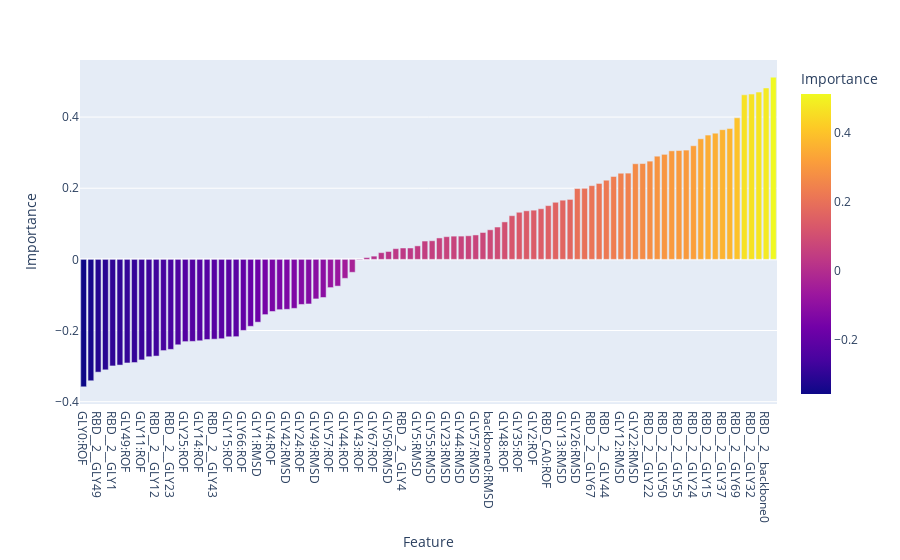

Notebook cell for this chart:
### Code cell
sgd_clf.fit(train_X_prepared,train_labels)
y_test_pred = sgd_clf.predict(test_X_prepared)
print(f' Test precison : {precision_score(test_labels, y_test_pred)}, Test recall {recall_score(test_labels, y_test_pred)}')
px.bar(x=train_X.columns.to_list(),y=sgd_clf.coef_[0],color=sgd_clf.coef_[0],labels={'x':'Feature','y':'Importance','color':'Importance'}).update_xaxes(categoryorder='total ascending')

### Figure 1 — Plotly figure (JSON) as saved in the notebook; plotly's stock layout.template omitted (floating-point values rounded to 4 significant figures)
{"data": [{"alignmentgroup": "True", "hovertemplate": "Feature=%{x}<br>Importance=%{marker.color}<extra></extra>", "legendgroup": "", "marker": {"color": [-0.2401, -0.2971, -0.223, -0.317, -0.2312, -0.1072, -0.2737, 0.2134, 0.1992, -0.253, 0.2693, 0.2952, -0.2996, -0.2173, -0.07521, -0.2306, -0.03634, 0.1053, 0.03193, 0.3072, -0.1405, 0.29, 0.1664, -0.1882, -0.2253, 0.03012, 0.02216, -0.2826, -0.2243, -0.1377, 0.005047, 0.2688, -0.3582, 0.1423, 0.06538, -0.29, 0.5121, 0.06863, 0.2225, 0.3677, -0.1268, -0.2177, 0.3494, 0.1324, 0.05149, 0.3546, 0.398, -0.1466, 0.009113, 0.2072, -0.3412, 0.1365, -0.1112, 0.1383, 0.1511, 0.1605, -0.2912, 0.05234, 0.2761, -0.1553, 0.3194, 0.4702, -0.07937, 0.305, 0.2424, 0.06023, 0.07554, 0.233, -0.001453, -0.2288, 0.3059, -0.1997, -0.2718, 0.4647, 0.08314, 0.09087, 0.06375, -0.1415, -0.05339, -0.1254, 0.06633, 0.03794, 0.3645, 0.03197, -0.2564, 0.2421, 0.1227, 0.06529, 0.3389, 0.1685, -0.1765, 0.1997, 0.4818, 0.4626, 0.01886, -0.3105], "coloraxis": "coloraxis", "pattern": {"shape": ""}}, "name": "", "offsetgroup": "", "orientation": "v", "showlegend": false, "textposition": "auto", "type": "bar", "x": ["GLY37:ROF", "RBD__2__GLY42", "GLY5:ROF", "RBD__2__GLY49", "GLY25:ROF", "GLY0:RMSD", "RBD__2__GLY0", "GLY24:RMSD", "GLY26:RMSD", "RBD__2__GLY23", "RBD__2__GLY56", "RBD__2__GLY50", "RBD__2__GLY1", "GLY55:ROF", "backbone0:ROF", "GLY69:ROF", "GLY11:RMSD", "GLY48:ROF", "RBD__2__GLY4", "RBD__2__GLY35", "GLY42:RMSD", "RBD__2__GLY14", "GLY13:RMSD", "RBD__2__GLY3", "RBD__2__GLY2", "GLY48:RMSD", "GLY50:RMSD", "GLY11:ROF", "RBD__2__GLY43", "RBD__2__GLY13", "GLY12:ROF", "GLY22:RMSD", "GLY0:ROF", "CH_CA0:ROF", "GLY44:RMSD", "RBD__2__GLY48", "GLY22:ROF", "GLY57:RMSD", "RBD__2__GLY44", "RBD__2__GLY26", "GLY24:ROF", "GLY15:ROF", "RBD__2__GLY15", "GLY35:ROF", "GLY23:ROF", "RBD__2__GLY5", "RBD__2__GLY69", "GLY4:ROF", "GLY67:ROF", "RBD__2__GLY67", "GLY32:ROF", "GLY15:RMSD", "GLY49:RMSD", "GLY2:ROF", "RBD_CA0:ROF", "GLY1:ROF", "GLY49:ROF", "GLY55:RMSD", "RBD__2__GLY22", "GLY51:ROF", "RBD__2__GLY24", "RBD__2__CH_CA0", "GLY57:ROF", "GLY69:RMSD", "GLY13:ROF", "GLY51:RMSD", "GLY26:ROF", "RBD__2__GLY57", "GLY43:ROF", "GLY14:ROF", "RBD__2__GLY55", "GLY66:ROF", "RBD__2__GLY12", "RBD__2__GLY32", "backbone0:RMSD", "CH_CA0:RMSD", "GLY23:RMSD", "GLY56:ROF", "GLY44:ROF", "GLY50:ROF", "GLY56:RMSD", "GLY5:RMSD", "RBD__2__GLY37", "GLY4:RMSD", "GLY3:ROF", "GLY12:RMSD", "GLY35:RMSD", "RBD__2__GLY11", "RBD__2__GLY25", "GLY25:RMSD", "GLY1:RMSD", "RBD__2__GLY66", "RBD__2__backbone0", "RBD__2__GLY51", "GLY14:RMSD", "GLY42:ROF"], "xaxis": "x", "y": [-0.2401, -0.2971, -0.223, -0.317, -0.2312, -0.1072, -0.2737, 0.2134, 0.1992, -0.253, 0.2693, 0.2952, -0.2996, -0.2173, -0.07521, -0.2306, -0.03634, 0.1053, 0.03193, 0.3072, -0.1405, 0.29, 0.1664, -0.1882, -0.2253, 0.03012, 0.02216, -0.2826, -0.2243, -0.1377, 0.005047, 0.2688, -0.3582, 0.1423, 0.06538, -0.29, 0.5121, 0.06863, 0.2225, 0.3677, -0.1268, -0.2177, 0.3494, 0.1324, 0.05149, 0.3546, 0.398, -0.1466, 0.009113, 0.2072, -0.3412, 0.1365, -0.1112, 0.1383, 0.1511, 0.1605, -0.2912, 0.05234, 0.2761, -0.1553, 0.3194, 0.4702, -0.07937, 0.305, 0.2424, 0.06023, 0.07554, 0.233, -0.001453, -0.2288, 0.3059, -0.1997, -0.2718, 0.4647, 0.08314, 0.09087, 0.06375, -0.1415, -0.05339, -0.1254, 0.06633, 0.03794, 0.3645, 0.03197, -0.2564, 0.2421, 0.1227, 0.06529, 0.3389, 0.1685, -0.1765, 0.1997, 0.4818, 0.4626, 0.01886, -0.3105], "yaxis": "y"}], "layout": {"barmode": "relative", "coloraxis": {"colorbar": {"title": {"text": "Importance"}}, "colorscale": [[0, "#0d0887"], [0.1111, "#46039f"], [0.2222, "#7201a8"], [0.3333, "#9c179e"], [0.4444, "#bd3786"], [0.5556, "#d8576b"], [0.6667, "#ed7953"], [0.7778, "#fb9f3a"], [0.8889, "#fdca26"], [1, "#f0f921"]]}, "legend": {"tracegroupgap": 0}, "margin": {"t": 60}, "xaxis": {"anchor": "y", "categoryorder": "total ascending", "domain": [0, 1], "title": {"text": "Feature"}}, "yaxis": {"anchor": "x", "domain": [0, 1], "title": {"text": "Importance"}}}}
